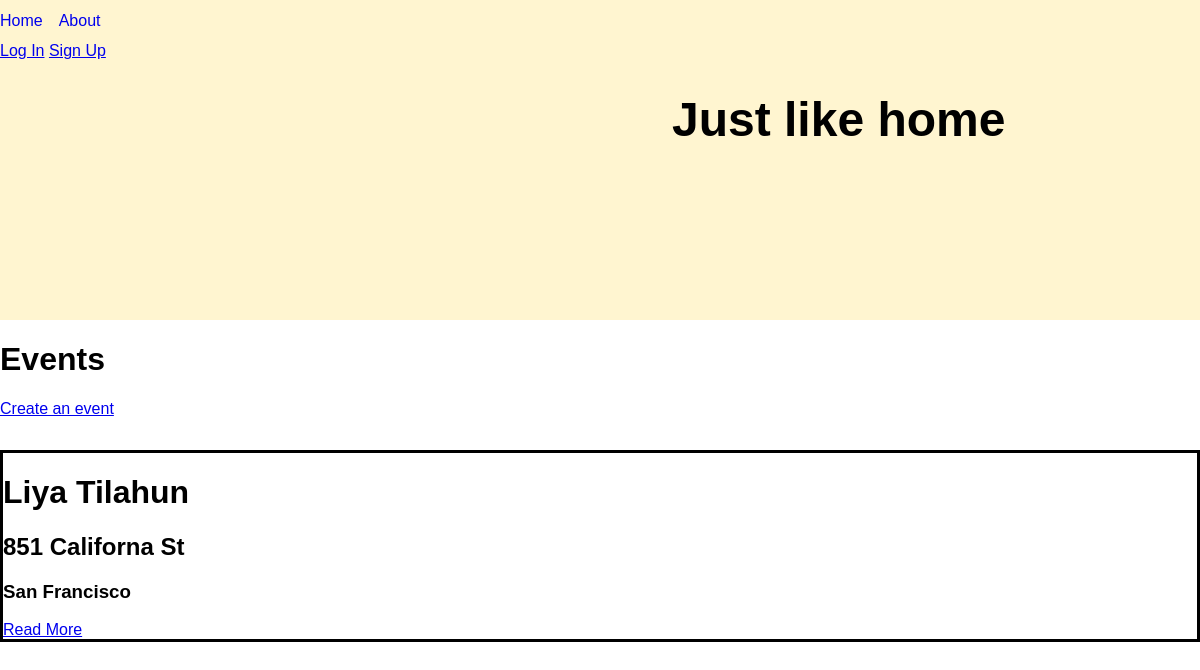
The app's page /events/, older data.
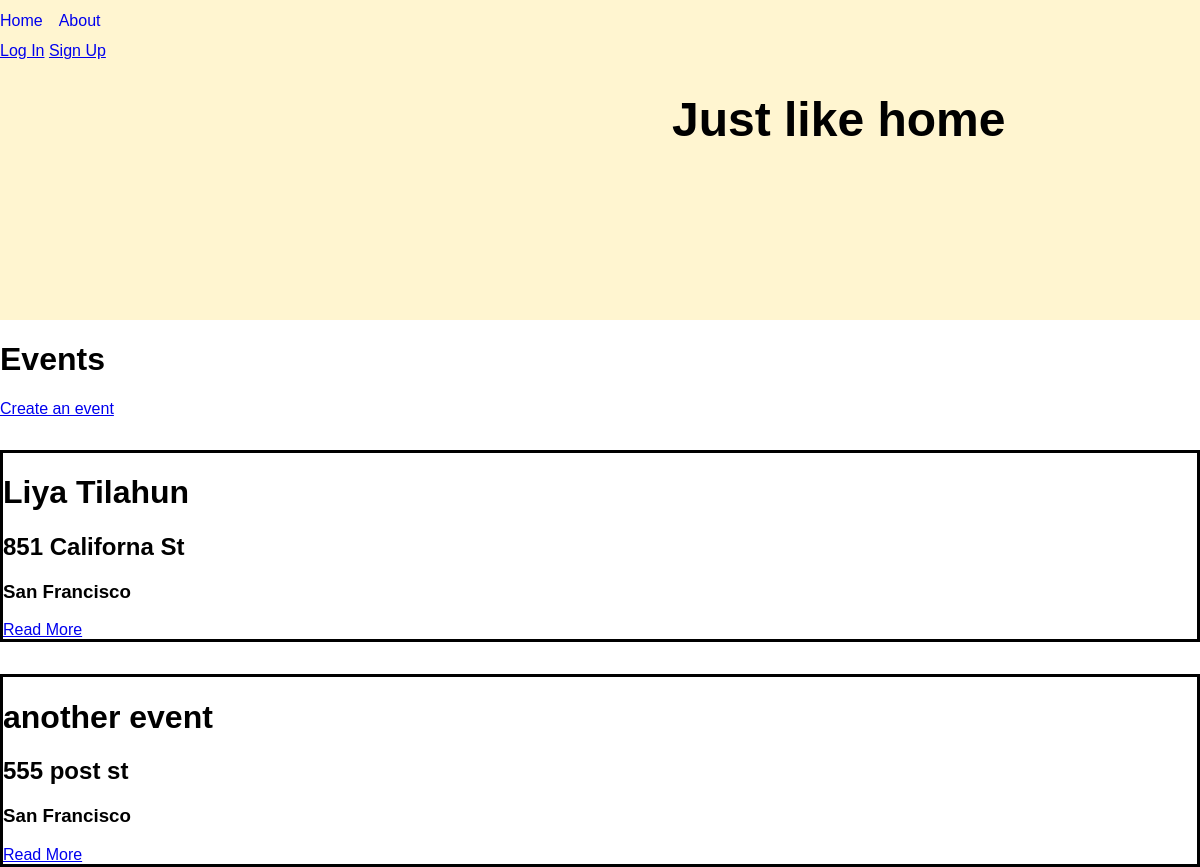
The same page, newer data.
### events/models.py (models this page shows, shortened)
class Event(models.Model):
    name = models.CharField(max_length=200)
    author = models.ForeignKey(User, on_delete=models.PROTECT,
                               help_text="The user that posted this event.", default=1, related_name='author')
    date_time = models.DateTimeField('event date time')
    street_address = models.CharField(max_length=255, default='address 1')
    city = models.CharField(max_length=255, default='city name')
    location = PlainLocationField(based_fields=['address','city'], zoom=7, default='location')
    description = models.TextField(default='description of the event')
    slug = models.CharField(max_length=400, blank=True, editable=False,
                            help_text="Unique URL path to access this page. Generated by the system.")
    created = models.DateTimeField(auto_now_add=True,
                                   help_text="The date and time this page was created. Automatically generated when the model saves.")
    modified = models.DateTimeField(auto_now=True,
                                    help_text="The date and time this page was updated. Automatically generated when the model updates.")
    participants = models.ManyToManyField(User,blank=True,related_name='participant')

### events/views.py (the view)
# urls.py: path('', EventListView.as_view(), name='event-list-page'),
class EventListView(ListView):
    model = Event
    def get(self, request):
        events = self.get_queryset().all()
        return render(request, 'events/event_list.html', {
          'events': events
        })

### events/templates/events/event_list.html
{% extends "base.html" %}
{% block content %}
<h1> Events </h1>
<a href="{% url 'create-event-page' %}" title="event-create">Create an event</a>
  {% if events %}
    {% for event in events %}
    <div class='event-card'>
      <h1>{{event.name}}</h1>
      <h2>{{event.street_address}}</h2>
      <h3>{{event.city}}</h3>
      <a href="{% url 'event-details-page' event.slug %}" title="Read More">Read More</a>
    </div>
    {% endfor %}
  {% else %}
    <div>No pages to display.</div>
  {% endif %}
{% endblock %}

### templates/base.html (shortened to what this page needs)
<!doctype html>
<html lang="en">
  <head>
    {% load static %}
    <link rel="stylesheet" type="text/css" href="{% static 'css/styles.css' %}">
  </head>
  <body>
    <div class='nav-div'>
      <nav>
        <a href='#'>Home</a>
        <a href=#>About</a>
      </nav>
      {% if not user.is_authenticated %}
          <a href="{% url 'login' %}" class="btn btn-secondary ml-2">Log In</a>
          <a href="{% url 'signup' %}" class="btn btn-primary ml-2">Sign Up</a>
      {% endif %}
      <h1 class='main-header'>Just like home </h1>
    </div>
    {% block content %}
    {% endblock %}
  </body>
</html>

### static/css/styles.css (style rules this page uses)
body { background-color: white; font-size: 16px; font-family: Helvetica; margin: 0; }
nav { display: flex; justify-content: flex-start; padding-bottom: 0.75em; padding-top: 0.75em; }
.nav-div { height: 20em; background-color: #FFF5D0; }
nav a { margin-right: 1em; text-decoration: none; }
.event-card { border: solid; margin-top: 2em; }
.main-header { font-size: 3em; padding-left: 14em; }

Row changes from the older to the newer data that the page shows:
added Event: name "another event", street_address "555 post st", city "San Francisco"
